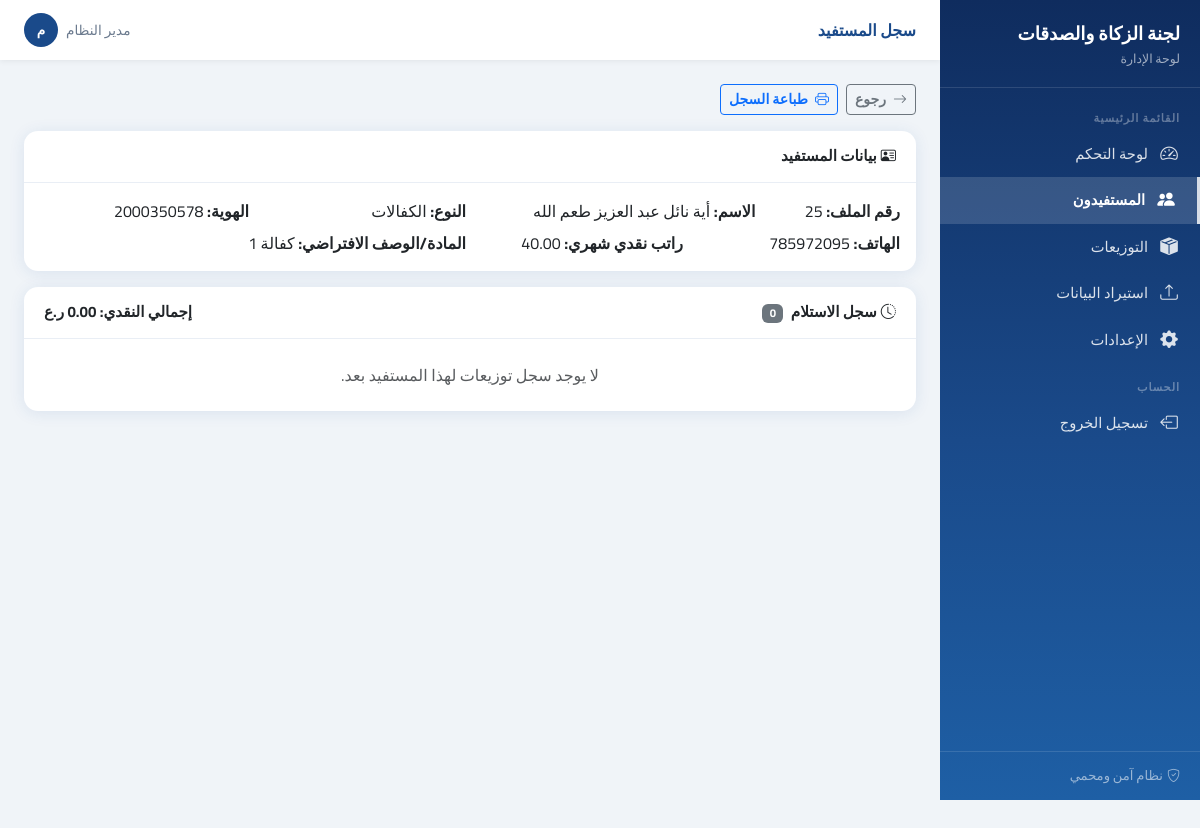
Page /admin/beneficiary_history.php?id=32 (signed in) on the committed database.
### tables this page shows
CREATE TABLE `settings` (
  `id` bigint(20) UNSIGNED NOT NULL,
  `setting_key` varchar(100) NOT NULL,
  `setting_value` text DEFAULT NULL,
  `created_at` datetime NOT NULL DEFAULT current_timestamp(),
  `updated_at` datetime NOT NULL DEFAULT current_timestamp() ON UPDATE current_timestamp()
);

CREATE TABLE `beneficiaries` (
  `id` bigint(20) UNSIGNED NOT NULL,
  `beneficiary_type_id` int(10) UNSIGNED NOT NULL,
  `file_number` int(10) UNSIGNED NOT NULL,
  `full_name` varchar(255) NOT NULL,
  `id_number` varchar(50) DEFAULT NULL,
  `phone` varchar(30) DEFAULT NULL,
  `monthly_cash` decimal(10,2) DEFAULT NULL,
  `default_item` varchar(255) DEFAULT NULL,
  `status` enum('active','inactive') NOT NULL DEFAULT 'active',
  `notes` text DEFAULT NULL,
  `created_at` datetime NOT NULL DEFAULT current_timestamp(),
  `updated_at` datetime NOT NULL DEFAULT current_timestamp() ON UPDATE current_timestamp()
);

CREATE TABLE `beneficiary_types` (
  `id` int(10) UNSIGNED NOT NULL,
  `name_ar` varchar(100) NOT NULL,
  `slug` varchar(50) NOT NULL,
  `is_active` tinyint(1) NOT NULL DEFAULT 1,
  `sort_order` int(11) NOT NULL DEFAULT 0,
  `created_at` datetime NOT NULL DEFAULT current_timestamp(),
  `updated_at` datetime NOT NULL DEFAULT current_timestamp() ON UPDATE current_timestamp()
);

### admin/bootstrap.php (called while the page is built, shortened)
<?php
function getPDO(): PDO
{
    static $pdo = null;
    if ($pdo === null) {
        $dsn = sprintf(
            'mysql:host=%s;port=%s;dbname=%s;charset=%s',
            DB_HOST,
            DB_PORT,
            DB_NAME,
            DB_CHARSET
        );
        $pdo = new PDO($dsn, DB_USER, DB_PASS, [
            PDO::ATTR_ERRMODE            => PDO::ERRMODE_EXCEPTION,
            PDO::ATTR_DEFAULT_FETCH_MODE => PDO::FETCH_ASSOC,
            PDO::ATTR_EMULATE_PREPARES   => false,
        ]);
    }
    return $pdo;
}
function currentAdmin(): array
{
    return [
        'id'        => (int)($_SESSION['admin_id'] ?? 0),
        'username'  => (string)($_SESSION['admin_user'] ?? ''),
        'full_name' => (string)($_SESSION['admin_name'] ?? ''),
    ];
}
function e(string $s): string
{
    return htmlspecialchars($s, ENT_QUOTES | ENT_SUBSTITUTE, 'UTF-8');
}
function getSetting(string $key, string $default = ''): string
{
    static $cache = [];
    if (!array_key_exists($key, $cache)) {
        $stmt = getPDO()->prepare('SELECT setting_value FROM settings WHERE setting_key = ?');
        $stmt->execute([$key]);
        $row = $stmt->fetchColumn();
        $cache[$key] = ($row !== false) ? (string)$row : $default;
    }
    return $cache[$key];
}
function formatAmount(string|float $amount): string
{
    $symbol = getSetting('currency_symbol', 'ريال');
    return number_format((float)$amount, 2) . ' ' . $symbol;
}

### admin/beneficiary_history.php (the view, shortened to what this page needs)
<?php
require_once __DIR__ . '/bootstrap.php';
$pdo = getPDO();
$id  = (int)($_GET['id'] ?? 0);
$stmt = $pdo->prepare(
    'SELECT b.*, bt.name_ar AS type_name
     FROM beneficiaries b
     JOIN beneficiary_types bt ON bt.id = b.beneficiary_type_id
     WHERE b.id = ?'
);
$stmt->execute([$id]);
$ben = $stmt->fetch();
$stmt = $pdo->prepare(
    'SELECT
        d.id AS distribution_id,
        d.title,
        d.distribution_date,
        bt.name_ar AS distribution_type,
        di.cash_amount,
        di.details_text,
        di.notes
     FROM distribution_items di
     JOIN distributions d ON d.id = di.distribution_id
     LEFT JOIN beneficiary_types bt ON bt.id = d.beneficiary_type_id
     WHERE di.beneficiary_id = ?
     ORDER BY d.distribution_date DESC, d.id DESC'
);
$stmt->execute([$id]);
$rows = $stmt->fetchAll();
$totalCash = array_sum(array_map(fn($r) => (float)($r['cash_amount'] ?? 0), $rows));
require_once __DIR__ . '/layout.php';
renderPage('سجل المستفيد', 'beneficiaries', function() use ($ben, $rows, $totalCash, $id) {
?>
<div class="mb-3 d-flex gap-2 flex-wrap">
    <a href="<?= e(ADMIN_PATH) ?>/beneficiaries.php?type=<?= (int)$ben['beneficiary_type_id'] ?>" class="btn btn-outline-secondary btn-sm">
        <i class="bi bi-arrow-right me-1"></i> رجوع
    </a>
    <a href="<?= e(ADMIN_PATH) ?>/print_beneficiary_history.php?id=<?= (int)$id ?>" target="_blank"
       class="btn btn-outline-primary btn-sm">
        <i class="bi bi-printer me-1"></i> طباعة السجل
    </a>
</div>
<div class="card mb-3">
    <div class="card-header fw-bold">
        <i class="bi bi-person-vcard me-1"></i>بيانات المستفيد
    </div>
    <div class="card-body">
        <div class="row g-2">
            <div class="col-md-2"><strong>رقم الملف:</strong> <?= e((string)$ben['file_number']) ?></div>
            <div class="col-md-4"><strong>الاسم:</strong> <?= e((string)$ben['full_name']) ?></div>
            <div class="col-md-3"><strong>النوع:</strong> <?= e((string)$ben['type_name']) ?></div>
            <div class="col-md-3"><strong>الهوية:</strong> <?= e((string)($ben['id_number'] ?? '—')) ?></div>
            <div class="col-md-3"><strong>الهاتف:</strong> <?= e((string)($ben['phone'] ?? '—')) ?></div>
            <div class="col-md-3"><strong>راتب نقدي شهري:</strong> <?= $ben['monthly_cash'] !== null ? e(number_format((float)$ben['monthly_cash'],2)) : '—' ?></div>
            <div class="col-md-6"><strong>المادة/الوصف الافتراضي:</strong> <?= e((string)($ben['default_item'] ?? '—')) ?></div>
        </div>
    </div>
</div>
<div class="card">
    <div class="card-header d-flex align-items-center justify-content-between">
        <span class="fw-bold">
            <i class="bi bi-clock-history me-1"></i>سجل الاستلام
            <span class="badge bg-secondary ms-1"><?= count($rows) ?></span>
        </span>
        <span class="fw-bold">
            إجمالي النقدي: <?= formatAmount($totalCash) ?>
        </span>
    </div>
    <div class="card-body p-0">
        <?php if (!empty($rows)): ?>
        <div class="table-responsive">
            <table class="table table-hover mb-0">
                <thead>
                    <tr>
                        <th>#</th>
                        <th>التاريخ</th>
                        <th>التوزيعة</th>
                        <th>تصنيف التوزيعة</th>
                        <th>المبلغ النقدي</th>
                        <th>التفاصيل</th>
                        <th>ملاحظات</th>
                        <th></th>
                    </tr>
                </thead>
                <tbody>
                <?php foreach ($rows as $i => $r): ?>
                    <tr>
                        <td><?= $i+1 ?></td>
                        <td><?= e((string)$r['distribution_date']) ?></td>
                        <td class="fw-semibold"><?= e((string)$r['title']) ?></td>
                        <td><?= $r['distribution_type'] ? '<span class="badge bg-primary">'.e((string)$r['distribution_type']).'</span>' : '—' ?></td>
                        <td><?= ((float)$r['cash_amount'] > 0) ? formatAmount((float)$r['cash_amount']) : '—' ?></td>
                        <td class="small text-muted"><?= e((string)($r['details_text'] ?? '')) ?></td>
                        <td class="small text-muted"><?= e((string)($r['notes'] ?? '')) ?></td>
                        <td>
                            <a class="btn btn-sm btn-outline-secondary"
                               href="<?= e(ADMIN_PATH) ?>/print_distribution.php?id=<?= (int)$r['distribution_id'] ?>"
                               target="_blank" title="طباعة التوزيعة">
                                <i class="bi bi-printer"></i>
                            </a>
                        </td>
                    </tr>
                <?php endforeach; ?>
                </tbody>
                <tfoot>
                    <tr class="table-light fw-bold">
                        <td colspan="4">الإجمالي</td>
                        <td><?= formatAmount($totalCash) ?></td>
                        <td colspan="3"></td>
                    </tr>
                </tfoot>
            </table>
        </div>
        <?php else: ?>
            <div class="p-4 text-center text-muted">لا يوجد سجل توزيعات لهذا المستفيد بعد.</div>
        <?php endif; ?>
    </div>
</div>
<?php
});

### admin/layout.php (shortened to what this page needs)
<?php
if (!function_exists('renderPage')) {
function renderPage(string $title, string $activeMenu, callable $callback): void
{
    $orgName   = getSetting('org_name', APP_NAME);
    $adminName = currentAdmin()['full_name'] ?: currentAdmin()['username'];
    $navItems = [
        'dashboard'           => ['icon' => 'bi-speedometer2',     'label' => 'لوحة التحكم',    'href' => ADMIN_PATH . '/dashboard.php'],
        'beneficiaries'       => ['icon' => 'bi-people-fill',      'label' => 'المستفيدون',      'href' => ADMIN_PATH . '/beneficiaries.php'],
        'distributions'       => ['icon' => 'bi-box-seam-fill',    'label' => 'التوزيعات',       'href' => ADMIN_PATH . '/distributions.php'],
        'import'              => ['icon' => 'bi-upload',            'label' => 'استيراد البيانات','href' => ADMIN_PATH . '/import.php'],
        'settings'            => ['icon' => 'bi-gear-fill',        'label' => 'الإعدادات',       'href' => ADMIN_PATH . '/settings.php'],
    ];
    ?>
<!DOCTYPE html>
<html lang="ar" dir="rtl">
<head>
<link rel="stylesheet" href="https://cdn.jsdelivr.net/npm/bootstrap@5.3.3/dist/css/bootstrap.rtl.min.css">
<link rel="stylesheet" href="https://cdn.jsdelivr.net/npm/bootstrap-icons@1.11.3/font/bootstrap-icons.min.css">
</head>
<body>
<nav id="sidebar">
    <div class="sidebar-brand">
        <span class="brand-name"><?= e($orgName) ?></span>
        <span class="brand-sub">لوحة الإدارة</span>
    </div>
    <ul class="sidebar-nav">
        <li class="nav-section">القائمة الرئيسية</li>
        <?php foreach ($navItems as $key => $item): ?>
        <li class="nav-item">
            <a href="<?= e($item['href']) ?>" class="<?= $activeMenu === $key ? 'active' : '' ?>">
                <i class="bi <?= e($item['icon']) ?>"></i>
                <?= e($item['label']) ?>
            </a>
        </li>
        <?php endforeach; ?>
        <li class="nav-section" style="margin-top:8px">الحساب</li>
        <li class="nav-item">
            <a href="<?= e(ADMIN_PATH) ?>/logout.php">
                <i class="bi bi-box-arrow-left"></i>
                تسجيل الخروج
            </a>
        </li>
    </ul>
    <div class="sidebar-footer">
        <i class="bi bi-shield-check me-1"></i>نظام آمن ومحمي
    </div>
</nav>
<header id="topbar">
    <div class="topbar-title"><?= e($title) ?></div>
    <div class="topbar-user">
        <span class="d-none d-sm-inline"><?= e($adminName) ?></span>
        <div class="avatar"><?= e(mb_substr($adminName, 0, 1)) ?></div>
    </div>
</header>
<main id="main">
    <?php $callback(); ?>
</main>
</body>
</html>
    <?php
}
}

### admin/layout.php (style rules this page uses)
:root { --sidebar-w: 260px; --sidebar-bg: linear-gradient(180deg, #0f2c5e 0%, #1a4a8a 55%, #1e5fa5 100%); --sidebar-text: rgba(255,255,255,.85); --sidebar-active-bg: rgba(255,255,255,.15); --sidebar-hover-bg: rgba(255,255,255,.08); --topbar-h: 60px; --body-bg: #f0f4f8; --card-radius: 14px; --card-shadow: 0 2px 16px rgba(30,80,160,.10); --primary: #1a4a8a; }
*, *::before, *::after { box-sizing: border-box; }
body { font-family: 'Cairo', sans-serif; background: var(--body-bg); margin: 0; min-height: 100vh; color: #1e2a38; }
#sidebar { position: fixed; top: 0; right: 0; width: var(--sidebar-w); height: 100vh; background: var(--sidebar-bg); z-index: 1040; display: flex; flex-direction: column; overflow-y: auto; transition: transform .25s ease; }
.sidebar-brand { padding: 22px 20px 18px; border-bottom: 1px solid rgba(255,255,255,.12); }
.sidebar-brand .brand-name { color: #fff; font-weight: 800; font-size: 1.15rem; line-height: 1.25; display: block; }
.sidebar-brand .brand-sub { color: rgba(255,255,255,.6); font-size: .78rem; }
.sidebar-nav { padding: 14px 0; flex: 1; list-style: none; margin: 0; }
.sidebar-nav .nav-section { padding: 8px 20px 4px; font-size: .7rem; font-weight: 700; letter-spacing: .08em; text-transform: uppercase; color: rgba(255,255,255,.35); }
.sidebar-nav .nav-item a { display: flex; align-items: center; gap: 10px; padding: 10px 20px; color: var(--sidebar-text); text-decoration: none; font-size: .92rem; font-weight: 500; border-radius: 0; transition: background .15s; }
.sidebar-nav .nav-item a.active { background: var(--sidebar-active-bg); color: #fff; font-weight: 700; border-right: 3px solid rgba(255,255,255,.8); }
.sidebar-nav .nav-item a i { font-size: 1.1rem; width: 22px; text-align: center; flex-shrink: 0; }
.sidebar-footer { padding: 14px 20px; border-top: 1px solid rgba(255,255,255,.12); font-size: .82rem; color: rgba(255,255,255,.55); }
#topbar { position: fixed; top: 0; right: var(--sidebar-w); left: 0; height: var(--topbar-h); background: #fff; z-index: 1030; display: flex; align-items: center; padding: 0 24px; box-shadow: 0 1px 6px rgba(0,0,0,.07); gap: 10px; }
#topbar .topbar-title { font-size: 1rem; font-weight: 700; color: var(--primary); flex: 1; }
#topbar .topbar-user { font-size: .85rem; color: #6b7a8e; display: flex; align-items: center; gap: 8px; }
#topbar .topbar-user .avatar { width: 34px; height: 34px; background: var(--primary); border-radius: 50%; color: #fff; display: flex; align-items: center; justify-content: center; font-weight: 700; font-size: .85rem; flex-shrink: 0; }
#main { margin-right: var(--sidebar-w); margin-top: var(--topbar-h); padding: 24px; min-height: calc(100vh - var(--topbar-h)); }
.card { border: none; border-radius: var(--card-radius); box-shadow: var(--card-shadow); }
.card-header { background: transparent; border-bottom: 1px solid #e9eef5; padding: 14px 20px; font-weight: 700; font-size: .95rem; }
.btn { font-family: 'Cairo', sans-serif; font-weight: 600; }
.badge { font-family: 'Cairo', sans-serif; }

### rows in the picture
settings: setting_value "لجنة الزكاة والصدقات"
beneficiaries: file_number "25", full_name "أية نائل عبد العزيز طعم الله", beneficiary_type.name_ar "الكفالات", id_number "2000350578", phone "785972095", monthly_cash "40.00", default_item "كفالة 1"

### other values in the picture
$item['label'] "لوحة التحكم"
$item['label'] "المستفيدون"
$item['label'] "التوزيعات"
$item['label'] "استيراد البيانات"
$item['label'] "الإعدادات"
$title "سجل المستفيد"
$adminName "مدير النظام"
mb_substr($adminName, 0, 1) "م"
count($rows) "0"
formatAmount($totalCash) "0.00 ر.ع"
